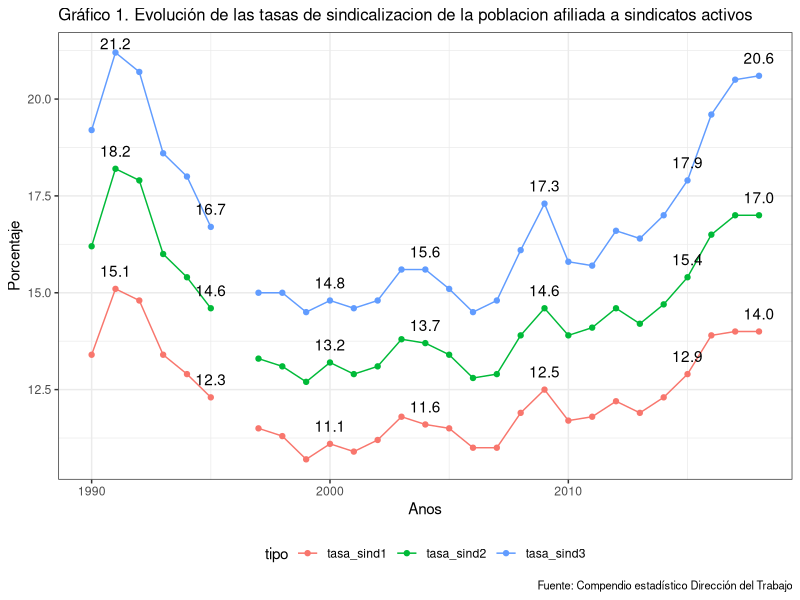

This figure's R source: (Note: this script raises an error after producing the figure.)
library(tidyverse)
library(ggrepel)
library(openxlsx)
library(tibble)


# 1. OOSS -----------------------------------------------------------------



#### Cuadro1. Cantidad de sindicatos activos, poblacion afiliada a sindicatos activos, fuerza de trabajo y tasas de sindicalización, años 1990 a 1999 ####

f0<-c("ano",
      "sindicatos_activos",
      "poblacion_afiliada",
      "ft_ocupada1",
      "tasa_sind1",
      "ft_ocupada2",
      "tasa_sind2",
      "poblacion_afiliada_sind_dep",
      "ft_ocupada3",
      "tasa_sind3")

cuadro1<-rbind(
c(1990 ,NA   ,606812 ,4525530 ,13.4, 3745599, 16.2, 515825 ,2692459, 19.2),
c(1991 ,7707 ,701355 ,4630670 ,15.1, 3862016, 18.2, 586716 ,2765416, 21.2),
c(1992 ,8323 ,724065 ,4877430 ,14.8, 4054999, 17.9, 602435 ,2909679, 20.7),
c(1993 ,7974 ,684361 ,5109290 ,13.4, 4280082, 16.0, 569066 ,3067602, 18.6),
c(1994 ,7891 ,661966 ,5122760 ,12.9, 4305265, 15.4, 547862 ,3038135, 18.0),
c(1995 ,7505 ,637570 ,5174410 ,12.3, 4364825, 14.6, 518094 ,3100665, 16.7),
c(1996 ,NA   , NA     ,5298680 ,NA   ,4525632 ,NA   ,NA      ,3243452,  NA),
c(1997 ,7446 ,617761 ,5380190 ,11.5, 4643794, 13.3, 501386 ,3350654, 15.0),
c(1998 ,7439 ,611535 ,5432350 ,11.3, 4657376, 13.1, 489957 ,3276276, 15.0),
c(1999 ,7057 ,579996 ,5404480 ,10.7, 4552804, 12.7, 463071 ,3192874, 14.5),
c(2000, 7659, 595495, 5381460, 11.1, 4528339, 13.2, 467835, 3170319, 14.8),
c(2001, 7410, 599610, 5479390, 10.9, 4631937, 12.9, 466138, 3187987, 14.6),
c(2002, 8149, 618930, 5531260, 11.2, 4723018, 13.1, 481749, 3253178, 14.8),
c(2003, 8967, 669507, 5675130, 11.8, 4849564, 13.8, 519687, 3326674, 15.6),
c(2004, 9416, 680351, 5862900, 11.6, 4979719, 13.7, 533175, 3423609, 15.6),
c(2005, 9148, 676368, 5904999, 11.5, 5054172, 13.4, 539326, 3581293, 15.1),
c(2006, 9424, 703706, 6410982, 11.0, 5477846, 12.8, 568856, 3933474, 14.5),
c(2007, 9365, 724606, 6567241, 11.0, 5622264, 12.9, 607190, 4099492, 14.8),
c(2008, 9340, 801251, 6740408, 11.9, 5782781, 13.9, 685763, 4251018, 16.1),
c(2009, 9776, 837055, 6710990, 12.5, 5747152, 14.6, 712814, 4131857, 17.3),
c(2010, 9871  ,858571,  7353835, 11.7, 6172536, 13.9, 734495  ,4646299, 15.8),
c(2011 ,10310 ,892365,  7564346, 11.8, 6348945, 14.1, 765138  ,4863073, 15.7),
c(2012 ,10585 ,940603,  7699431, 12.2, 6441986, 14.6, 821041  ,4960005, 16.6),
c(2013 ,10634 ,940222,  7904048, 11.9, 6600648, 14.2, 823722  ,5024782, 16.4),
c(2014 ,11162 ,985770,  8013717, 12.3, 6686276, 14.7, 859093  ,5061592, 17.0),
c(2015 ,11433 ,1048234, 8136356, 12.9, 6815314, 15.4, 919315  ,5133964, 17.9),
c(2016 ,11653 ,1139955 ,8216865 ,13.9 ,6901108 ,16.5 ,1009255 ,5142873, 19.6),
c(2017 ,11916 ,1179445 ,8406527 ,14.0 ,6930930 ,17.0 ,1043865 ,5099920, 20.5),
c(2018 ,11920 ,1174346 ,8414056 ,14.0 ,6927523 ,17.0 ,1045300 ,5068372, 20.6)
)

cuadro1<-cuadro1 %>% as.data.frame()
names(cuadro1)<-f0
cuadro1


# Grafico 1
cuadro1 %>% select(ano,tasa_sind1,tasa_sind2,tasa_sind3) %>% 
  gather(tipo,tasa,-ano) %>% mutate(tasa=as.numeric(tasa)) %>% 
  ggplot(aes(x=ano,y=tasa,color=tipo)) + geom_line() + geom_point() + theme_bw() + 
  labs(title = "Gráfico 1. Evolución de las tasas de sindicalizacion de la poblacion afiliada a sindicatos activos",
       x="Anos",
       y = "Porcentaje",
       caption = "Fuente: Compendio estadístico Dirección del Trabajo") + 
  theme(legend.position = "bottom",plot.title = element_text(size=12),
        plot.subtitle = element_text(size=10),
        plot.caption = element_text(size=8)) + 
  geom_text_repel(aes(label=ifelse(ano%in%c(1991,1995,2000,2004,2009,2015,2018),format(round(tasa,1)),"")), vjust=-1,colour="black") + 
  

ggsave(
  plot = last_plot(),
  filename = "Output/Graficos/1. OOSS/grafico1.Evolucion de las tasas de sindicalizacion de la poblacion afiliada a sindicatos activos.png",
  device = "png",
  dpi = "retina",
  units = "cm",
  width = 33,
  height = 17
)


#### Cuadro 2. Cantidad de trabajadores afiliados a sindicatos activos, fuerza de trabajo ocupada, y tasa de sindicalización, según sexo ####

cuadro2<-rbind(
c(2002, 497272, 121658, 618930 , 3241454, 1481566, 4723020, 15.3, 8.2  ,13.1),
c(2003, 531238, 138269, 669507 , 3298663, 1550891, 4849554, 16.1, 8.9  ,13.8),
c(2004, 522271, 158080, 680351 , 3335792, 1643938, 4979730, 15.7, 9.6  ,13.7),
c(2005, 515114, 161254, 676368 , 3376302, 1677870, 5054172, 15.3, 9.6  ,13.4),
c(2006, 532661, 171045, 703706 , 3627100, 1850746, 5477846, 14.7, 9.2  ,12.8),
c(2007, 537651, 186955, 724606 , 3683805, 1938459, 5622264, 14.6, 9.6  ,12.9),
c(2008, 562172, 239079, 801251 , 3738207, 2044574, 5782781, 15.0, 11.7 ,13.9),
c(2009, 580795, 256260, 837055 , 3661636, 2085516, 5747152, 15.9, 12.3 ,14.6),
c(2010, 585384, 273187, 858571 , 3822903, 2349633, 6172536, 15.3, 11.6 ,13.9),
c(2011, 593203, 299162, 892365 , 3883465, 2465480, 6348945, 15.3, 12.1 ,14.1),
c(2012, 618610, 321993, 940603 , 3930414, 2511571, 6441986, 15.7, 12.8 ,14.6),
c(2013, 610485, 329737, 940222 , 4005377, 2595271, 6600648, 15.2, 12.7 ,14.2),
c(2014, 630512, 355258, 985770 , 4035930, 2650346, 6686276, 15.6, 13.4 ,14.7),
c(2015, 646093, 402141, 1048234, 4081413, 2733898, 6815311, 15.8, 14.7 ,15.4),
c(2016, 683516, 455528, 1139044, 4153796, 2747312, 6901108, 16.5, 16.6 ,16.5),
c(2017, 691381, 488064, 1179445, 4157795, 2773138, 6930933, 16.6, 17.6 ,17.0),
c(2018, 681399, 492947, 1174346, 4149084, 2778439, 6927523, 16.4, 17.7 ,17.0)
) %>% as.data.frame()

names(cuadro2)<-c("ano","afiliados_hombres","afiliados_mujeres","afiliados_total",
                  "ft_hombres","ft_mujeres","ft_total","ft_hombres", "ft_mujeres","ft_total")


#### Cuadro 3. Cantidad de sindicatos activos a nivel nacional, por rama de actividad económica ####

# CIIU rev 2 1991-2010
cuadro3_1<-cbind(
read.xlsx("Input/Ilovepdf/1. OOSS.xlsx",sheet = 5,rows=c(1:12),cols=c(1:8),na.strings = "**"),
read.xlsx("Input/Ilovepdf/1. OOSS.xlsx",sheet = 6,rows=c(1:12),cols=c(2:8),na.strings = "**"),
read.xlsx("Input/Ilovepdf/1. OOSS.xlsx",sheet = 7,rows=c(2:13),cols=c(2:8),na.strings = "**")
)

# CIIU rev 3 2011-2017
cuadro3_2<-read.xlsx("Input/Ilovepdf/1. OOSS.xlsx",sheet = 8,rows=c(2:21),cols=c(1:8),na.strings = "**")

# CIIU rev 4 2018
cuadro3_3<-read.xlsx("Input/Ilovepdf/1. OOSS.xlsx",sheet = 9,rows=c(2:25),cols=c(1:2),na.strings = "**")


cuadro3_2_r<-cuadro3_2 %>% add_row(Rama.Actividad.Económica="Agricultura  y  pesca",
                      `2011`=sum(.$`2011`[1]+.$`2011`[2]),
                      `2012`=sum(.$`2012`[1]+.$`2012`[2]),
                      `2013`=sum(.$`2013`[1]+.$`2013`[2]),
                      `2014`=sum(.$`2014`[1]+.$`2014`[2]),
                      `2015`=sum(.$`2015`[1]+.$`2015`[2]),
                      `2016`=sum(.$`2016`[1]+.$`2016`[2]),
                      `2017`=sum(.$`2017`[1]+.$`2017`[2])) %>% 
  
              add_row(Rama.Actividad.Económica="Minería",
                      `2011`=sum(.$`2011`[3]),
                      `2012`=sum(.$`2012`[3]),
                      `2013`=sum(.$`2013`[3]),
                      `2014`=sum(.$`2014`[3]),
                      `2015`=sum(.$`2015`[3]),
                      `2016`=sum(.$`2016`[3]),
                      `2017`=sum(.$`2017`[3])) %>%
  
              add_row(Rama.Actividad.Económica="Industria",
                      `2011`=sum(.$`2011`[4]),
                      `2012`=sum(.$`2012`[4]),
                      `2013`=sum(.$`2013`[4]),
                      `2014`=sum(.$`2014`[4]),
                      `2015`=sum(.$`2015`[4]),
                      `2016`=sum(.$`2016`[4]),
                      `2017`=sum(.$`2017`[4])) %>%
  
              add_row(Rama.Actividad.Económica="Electricidad,  gas  y  agua",
                      `2011`=sum(.$`2011`[5]),
                      `2012`=sum(.$`2012`[5]),
                      `2013`=sum(.$`2013`[5]),
                      `2014`=sum(.$`2014`[5]),
                      `2015`=sum(.$`2015`[5]),
                      `2016`=sum(.$`2016`[5]),
                      `2017`=sum(.$`2017`[5])) %>%
  
              add_row(Rama.Actividad.Económica="Construcción",
                      `2011`=sum(.$`2011`[6]),
                      `2012`=sum(.$`2012`[6]),
                      `2013`=sum(.$`2013`[6]),
                      `2014`=sum(.$`2014`[6]),
                      `2015`=sum(.$`2015`[6]),
                      `2016`=sum(.$`2016`[6]),
                      `2017`=sum(.$`2017`[6])) %>%
  
              add_row(Rama.Actividad.Económica="Comercio",
                      `2011`=sum(.$`2011`[7]+.$`2011`[8]),
                      `2012`=sum(.$`2012`[7]+.$`2012`[8]),
                      `2013`=sum(.$`2013`[7]+.$`2013`[8]),
                      `2014`=sum(.$`2014`[7]+.$`2014`[8]),
                      `2015`=sum(.$`2015`[7]+.$`2015`[8]),
                      `2016`=sum(.$`2016`[7]+.$`2016`[8]),
                      `2017`=sum(.$`2017`[7]+.$`2017`[8])) %>%
  
              add_row(Rama.Actividad.Económica="Transporte  y  comunicaciones",
                      `2011`=sum(.$`2011`[9]),
                      `2012`=sum(.$`2012`[9]),
                      `2013`=sum(.$`2013`[9]),
                      `2014`=sum(.$`2014`[9]),
                      `2015`=sum(.$`2015`[9]),
                      `2016`=sum(.$`2016`[9]),
                      `2017`=sum(.$`2017`[9])) %>%
  
              add_row(Rama.Actividad.Económica="Establecimientos  ftnancieros",
                      `2011`=sum(.$`2011`[10]+.$`2011`[11]),
                      `2012`=sum(.$`2012`[10]+.$`2012`[11]),
                      `2013`=sum(.$`2013`[10]+.$`2013`[11]),
                      `2014`=sum(.$`2014`[10]+.$`2014`[11]),
                      `2015`=sum(.$`2015`[10]+.$`2015`[11]),
                      `2016`=sum(.$`2016`[10]+.$`2016`[11]),
                      `2017`=sum(.$`2017`[10]+.$`2017`[11])) %>%
  
              add_row(Rama.Actividad.Económica="Servicios",
                      `2011`=sum(.$`2011`[12]+.$`2011`[13]+.$`2011`[14]+.$`2011`[15]+.$`2011`[16]+.$`2011`[17]),
                      `2012`=sum(.$`2012`[12]+.$`2012`[13]+.$`2012`[14]+.$`2012`[15]+.$`2012`[16]+.$`2012`[17]),
                      `2013`=sum(.$`2013`[12]+.$`2013`[13]+.$`2013`[14]+.$`2013`[15]+.$`2013`[16]+.$`2013`[17]),
                      `2014`=sum(.$`2014`[12]+.$`2014`[13]+.$`2014`[14]+.$`2014`[15]+.$`2014`[16]+.$`2014`[17]),
                      `2015`=sum(.$`2015`[12]+.$`2015`[13]+.$`2015`[14]+.$`2015`[15]+.$`2015`[16]+.$`2015`[17]),
                      `2016`=sum(.$`2016`[12]+.$`2016`[13]+.$`2016`[14]+.$`2016`[15]+.$`2016`[16]+.$`2016`[17]),
                      `2017`=sum(.$`2017`[12]+.$`2017`[13]+.$`2017`[14]+.$`2017`[15]+.$`2017`[16]+.$`2017`[17])) %>%
  
              add_row(Rama.Actividad.Económica="Actividades  no  especiftcadas",
                      `2011`=sum(.$`2011`[18]),
                      `2012`=sum(.$`2012`[18]),
                      `2013`=sum(.$`2013`[18]),
                      `2014`=sum(.$`2014`[18]),
                      `2015`=sum(.$`2015`[18]),
                      `2016`=sum(.$`2016`[18]),
                      `2017`=sum(.$`2017`[18]))


cuadro3_3_r<-cuadro3_3 %>% add_row(Rama.Actividad.Económica="Agricultura  y  pesca",
                                   `2018`=sum(.$`2018`[1])) %>% 
  
  add_row(Rama.Actividad.Económica="Minería",
          `2018`=sum(.$`2018`[2])) %>%
  
  add_row(Rama.Actividad.Económica="Industria",
          `2018`=sum(.$`2018`[3])) %>%
  
  add_row(Rama.Actividad.Económica="Electricidad,  gas  y  agua",
          `2018`=sum(.$`2018`[4]+.$`2018`[5])) %>%
  
  add_row(Rama.Actividad.Económica="Construcción",
          `2018`=sum(.$`2018`[6])) %>%
  
  add_row(Rama.Actividad.Económica="Comercio",
          `2018`=sum(.$`2018`[7]+.$`2018`[9])) %>%
  
  add_row(Rama.Actividad.Económica="Transporte  y  comunicaciones",
          `2018`=sum(.$`2018`[8]+.$`2018`[10])) %>%
  
  add_row(Rama.Actividad.Económica="Establecimientos  ftnancieros",
          `2018`=sum(.$`2018`[11]+.$`2018`[12])) %>%
  
  add_row(Rama.Actividad.Económica="Servicios",
          `2018`=sum(.$`2018`[13]+.$`2018`[14]+.$`2018`[15]+.$`2018`[16]+.$`2018`[17]+.$`2018`[18]+.$`2018`[19]+.$`2018`[20]+.$`2018`[21])) %>%
  
  add_row(Rama.Actividad.Económica="Actividades  no  especiftcadas",
          `2018`=sum(.$`2018`[22]))

  
cuadro3<-merge(cuadro3_1,cuadro3_2_r,by="Rama.Actividad.Económica",all.x = TRUE)
cuadro3<-merge(cuadro3,cuadro3_3_r,by="Rama.Actividad.Económica",all.x = TRUE)

cuadro3<-unique( cuadro3 )
cuadro3<-cuadro3[-3,]

# Grafico 3
cuadro3 %>% filter(Rama.Actividad.Económica!="Total") %>% 
  gather(ano,sindicatos,-Rama.Actividad.Económica) %>% mutate(tasa=as.numeric(sindicatos),
                                                              ano=as.numeric(ano)) %>% 
  ggplot(aes(x=ano,y=sindicatos,color=Rama.Actividad.Económica)) + geom_line() + geom_point() + theme_bw() + 
  labs(title = "Gráfico 3. Cantidad de sindicatos activos a nivel nacional, por rama de actividad económica",
       x="Anos",
       y = "Sindicatos activos",
       caption = "Fuente: Compendio estadístico Dirección del Trabajo") + 
  theme(legend.position = "bottom",plot.title = element_text(size=12),
        plot.subtitle = element_text(size=10),
        plot.caption = element_text(size=8)) + scale_y_continuous(labels=function(x) format(x, big.mark = ".", scientific = FALSE))+
  scale_x_continuous(limits = c(1990, 2018),breaks = c(1990,2000,2010,2018))

ggsave(
  plot = last_plot(),
  filename = "Output/Graficos/1. OOSS/grafico3.Cantidad de sindicatos activos a nivel nacional, por rama de actividad económica.png",
  device = "png",
  dpi = "retina",
  units = "cm",
  width = 33,
  height = 17
)


#### Cuadro 3 solo 2018 (ramas desagregadas)

cuadro3_3 %>% filter(Rama.Actividad.Económica!="Total") %>% 
  ggplot(aes(x=as.factor(reorder(Rama.Actividad.Económica,`2018`)),y=`2018`))+
  geom_bar(stat="identity", fill="#3399FF", colour="black", width=0.8) + 
  scale_y_continuous(labels=function(x) format(x, big.mark = ".", scientific = FALSE)) +
  theme_bw() +  coord_flip() + 
  geom_text(aes(label = format(`2018`, big.mark = ".", scientific = FALSE)), hjust=-0.5, colour = "black", size=3.0) +
  labs(title="Cantidad de sindicatos activos a nivel nacional, por rama de actividad económica en 2018",
       x="Ramas de actividad económica", 
       y = "Sindicatos")



#### Cuadro 4. y 5. Cantidad de afiliados ####

## 1990 a 2001
cuadro4_1<-cbind(
  read.xlsx("Input/Ilovepdf/1. OOSS.xlsx",sheet = 10,rows=c(1:12),cols=c(1:7),na.strings = "**"),
  read.xlsx("Input/Ilovepdf/1. OOSS.xlsx",sheet = 11,rows=c(2:13),cols=c(2:7),na.strings = "**")
)

## 2002 a 2010

a<-read.xlsx("Input/Ilovepdf/1. OOSS.xlsx",sheet = 12,rows=c(4:14),cols=c(1:10),na.strings = "**",colNames = FALSE)
b<-read.xlsx("Input/Ilovepdf/1. OOSS.xlsx",sheet = 13,rows=c(3:13),cols=c(2:10),na.strings = "**",colNames = FALSE)
c<-read.xlsx("Input/Ilovepdf/1. OOSS.xlsx",sheet = 14,rows=c(3:13),cols=c(2:10),na.strings = "**",colNames = FALSE)
names(a)<-c("Rama.Actividad.Económica","h2","m2","t2","h3","m3","t3","h4","m4","t4")
names(b)<-c("h5","m5","t5","h6","m6","t6","h7","m7","t7")
names(c)<-c("h8","m8","t8","h9","m9","t9","h10","m10","t10")
cuadro4_2_sexo<-cbind(a,b,c)

cuadro4_2<-cuadro4_2_sexo %>% select(1,4,7,10,13,16,19,22,25,28)

## 2011 a 2017
cuadro4_3_sexo<-cbind(
read.xlsx("Input/Ilovepdf/1. OOSS.xlsx",sheet = 15,rows=c(4:22),cols=c(1:7),na.strings = "**",colNames = FALSE),
read.xlsx("Input/Ilovepdf/1. OOSS.xlsx",sheet = 16,rows=c(4:22),cols=c(2:7),na.strings = "**",colNames = FALSE),
read.xlsx("Input/Ilovepdf/1. OOSS.xlsx",sheet = 17,rows=c(4:22),cols=c(2:7),na.strings = "**",colNames = FALSE),
read.xlsx("Input/Ilovepdf/1. OOSS.xlsx",sheet = 18,rows=c(4:22),cols=c(2:4),na.strings = "**",colNames = FALSE)
)

names(cuadro4_3_sexo)<-c("Rama.Actividad.Económica","h11","m11","t11","h12","m12","t12","h13","m13","t13","h14","m14","t14",
                               "h15","m15","t15","h16","m16","t16","h17","m17","t17")

cuadro4_3<-cuadro4_3_sexo %>% select(1,4,7,10,13,16,19,22)


## 2018
cuadro4_4_sexo<-read.xlsx("Input/Ilovepdf/1. OOSS.xlsx",sheet = 19,rows=c(3:26),cols=c(1:4),na.strings = "**")
names(cuadro4_4_sexo)<-c("Rama.Actividad.Económica","h18","m18","t18")
cuadro4_4<-cuadro4_4_sexo %>% select(1,4)

## A. Primero sin sexo

cuadro4_1
cuadro4_2
colnames(cuadro4_2)<-c("Rama.Actividad.Económica",2002,2003,2004,2005,2006,2007,2008,2009,2010)

colnames(cuadro4_3)<-c("Rama.Actividad.Económica",2011,2012,2013,2014,2015,2016,2017)

cuadro4_3<-cuadro4_3 %>% add_row(Rama.Actividad.Económica="Agricultura  y  pesca",
                                   `2011`=sum(.$`2011`[1]+.$`2011`[2]),
                                   `2012`=sum(.$`2012`[1]+.$`2012`[2]),
                                   `2013`=sum(.$`2013`[1]+.$`2013`[2]),
                                   `2014`=sum(.$`2014`[1]+.$`2014`[2]),
                                   `2015`=sum(.$`2015`[1]+.$`2015`[2]),
                                   `2016`=sum(.$`2016`[1]+.$`2016`[2]),
                                   `2017`=sum(.$`2017`[1]+.$`2017`[2])) %>% 
  
  add_row(Rama.Actividad.Económica="Minería",
          `2011`=sum(.$`2011`[3]),
          `2012`=sum(.$`2012`[3]),
          `2013`=sum(.$`2013`[3]),
          `2014`=sum(.$`2014`[3]),
          `2015`=sum(.$`2015`[3]),
          `2016`=sum(.$`2016`[3]),
          `2017`=sum(.$`2017`[3])) %>%
  
  add_row(Rama.Actividad.Económica="Industria",
          `2011`=sum(.$`2011`[4]),
          `2012`=sum(.$`2012`[4]),
          `2013`=sum(.$`2013`[4]),
          `2014`=sum(.$`2014`[4]),
          `2015`=sum(.$`2015`[4]),
          `2016`=sum(.$`2016`[4]),
          `2017`=sum(.$`2017`[4])) %>%
  
  add_row(Rama.Actividad.Económica="Electricidad,  gas  y  agua",
          `2011`=sum(.$`2011`[5]),
          `2012`=sum(.$`2012`[5]),
          `2013`=sum(.$`2013`[5]),
          `2014`=sum(.$`2014`[5]),
          `2015`=sum(.$`2015`[5]),
          `2016`=sum(.$`2016`[5]),
          `2017`=sum(.$`2017`[5])) %>%
  
  add_row(Rama.Actividad.Económica="Construcción",
          `2011`=sum(.$`2011`[6]),
          `2012`=sum(.$`2012`[6]),
          `2013`=sum(.$`2013`[6]),
          `2014`=sum(.$`2014`[6]),
          `2015`=sum(.$`2015`[6]),
          `2016`=sum(.$`2016`[6]),
          `2017`=sum(.$`2017`[6])) %>%
  
  add_row(Rama.Actividad.Económica="Comercio",
          `2011`=sum(.$`2011`[7]+.$`2011`[8]),
          `2012`=sum(.$`2012`[7]+.$`2012`[8]),
          `2013`=sum(.$`2013`[7]+.$`2013`[8]),
          `2014`=sum(.$`2014`[7]+.$`2014`[8]),
          `2015`=sum(.$`2015`[7]+.$`2015`[8]),
          `2016`=sum(.$`2016`[7]+.$`2016`[8]),
          `2017`=sum(.$`2017`[7]+.$`2017`[8])) %>%
  
  add_row(Rama.Actividad.Económica="Transporte  y  comunicaciones",
          `2011`=sum(.$`2011`[9]),
          `2012`=sum(.$`2012`[9]),
          `2013`=sum(.$`2013`[9]),
          `2014`=sum(.$`2014`[9]),
          `2015`=sum(.$`2015`[9]),
          `2016`=sum(.$`2016`[9]),
          `2017`=sum(.$`2017`[9])) %>%
  
  add_row(Rama.Actividad.Económica="Establecimientos  ftnancieros",
          `2011`=sum(.$`2011`[10]+.$`2011`[11]),
          `2012`=sum(.$`2012`[10]+.$`2012`[11]),
          `2013`=sum(.$`2013`[10]+.$`2013`[11]),
          `2014`=sum(.$`2014`[10]+.$`2014`[11]),
          `2015`=sum(.$`2015`[10]+.$`2015`[11]),
          `2016`=sum(.$`2016`[10]+.$`2016`[11]),
          `2017`=sum(.$`2017`[10]+.$`2017`[11])) %>%
  
  add_row(Rama.Actividad.Económica="Servicios",
          `2011`=sum(.$`2011`[12]+.$`2011`[13]+.$`2011`[14]+.$`2011`[15]+.$`2011`[16]+.$`2011`[17]),
          `2012`=sum(.$`2012`[12]+.$`2012`[13]+.$`2012`[14]+.$`2012`[15]+.$`2012`[16]+.$`2012`[17]),
          `2013`=sum(.$`2013`[12]+.$`2013`[13]+.$`2013`[14]+.$`2013`[15]+.$`2013`[16]+.$`2013`[17]),
          `2014`=sum(.$`2014`[12]+.$`2014`[13]+.$`2014`[14]+.$`2014`[15]+.$`2014`[16]+.$`2014`[17]),
          `2015`=sum(.$`2015`[12]+.$`2015`[13]+.$`2015`[14]+.$`2015`[15]+.$`2015`[16]+.$`2015`[17]),
          `2016`=sum(.$`2016`[12]+.$`2016`[13]+.$`2016`[14]+.$`2016`[15]+.$`2016`[16]+.$`2016`[17]),
          `2017`=sum(.$`2017`[12]+.$`2017`[13]+.$`2017`[14]+.$`2017`[15]+.$`2017`[16]+.$`2017`[17])) %>%
  
  add_row(Rama.Actividad.Económica="Actividades  no  especiftcadas",
          `2011`=sum(.$`2011`[18]),
          `2012`=sum(.$`2012`[18]),
          `2013`=sum(.$`2013`[18]),
          `2014`=sum(.$`2014`[18]),
          `2015`=sum(.$`2015`[18]),
          `2016`=sum(.$`2016`[18]),
          `2017`=sum(.$`2017`[18]))



colnames(cuadro4_4)<-c("Rama.Actividad.Económica",2018)

cuadro4_4<-cuadro4_4 %>% add_row(Rama.Actividad.Económica="Agricultura  y  pesca",
                                   `2018`=sum(.$`2018`[1])) %>% 
  
  add_row(Rama.Actividad.Económica="Minería",
          `2018`=sum(.$`2018`[2])) %>%
  
  add_row(Rama.Actividad.Económica="Industria",
          `2018`=sum(.$`2018`[3])) %>%
  
  add_row(Rama.Actividad.Económica="Electricidad,  gas  y  agua",
          `2018`=sum(.$`2018`[4]+.$`2018`[5])) %>%
  
  add_row(Rama.Actividad.Económica="Construcción",
          `2018`=sum(.$`2018`[6])) %>%
  
  add_row(Rama.Actividad.Económica="Comercio",
          `2018`=sum(.$`2018`[7]+.$`2018`[9])) %>%
  
  add_row(Rama.Actividad.Económica="Transporte  y  comunicaciones",
          `2018`=sum(.$`2018`[8]+.$`2018`[10])) %>%
  
  add_row(Rama.Actividad.Económica="Establecimientos  ftnancieros",
          `2018`=sum(.$`2018`[11]+.$`2018`[12])) %>%
  
  add_row(Rama.Actividad.Económica="Servicios",
          `2018`=sum(.$`2018`[13]+.$`2018`[14]+.$`2018`[15]+.$`2018`[16]+.$`2018`[17]+.$`2018`[18]+.$`2018`[19]+.$`2018`[20]+.$`2018`[21])) %>%
  
  add_row(Rama.Actividad.Económica="Actividades  no  especiftcadas",
          `2018`=sum(.$`2018`[22]))

cuadro4<-merge(cuadro4_1,cuadro4_2,by="Rama.Actividad.Económica")

cuadro4<-merge(cuadro4,cuadro4_3,by="Rama.Actividad.Económica",all.x = TRUE)
cuadro4<-merge(cuadro4,cuadro4_4,by="Rama.Actividad.Económica",all.x = TRUE)

cuadro4<-unique( cuadro4 )
cuadro4<-cuadro4[-3,]

cuadro4 %>% filter(Rama.Actividad.Económica!="Total") %>% 
  gather(ano,afiliados,-Rama.Actividad.Económica) %>% mutate(tasa=as.numeric(afiliados),
                                                              ano=as.numeric(ano)) %>% 
  ggplot(aes(x=ano,y=afiliados,color=Rama.Actividad.Económica)) + geom_line() + geom_point() + theme_bw() + 
  labs(title = "Gráfico 4. Cantidad de afiliados activos a nivel nacional, por rama de actividad económica",
       x="Anos",
       y = "Trabajadores sindicalizados",
       caption = "Fuente: Compendio estadístico Dirección del Trabajo") + 
  theme(legend.position = "bottom",plot.title = element_text(size=12),
        plot.subtitle = element_text(size=10),
        plot.caption = element_text(size=8)) + scale_y_continuous(labels=function(x) format(x, big.mark = ".", scientific = FALSE))+
  scale_x_continuous(limits = c(1990, 2018),breaks = c(1990,2000,2010,2018))



ggsave(
  plot = last_plot(),
  filename = "Output/Graficos/1. OOSS/grafico4.Cantidad de afiliados a nivel nacional, por rama de actividad económica.png",
  device = "png",
  dpi = "retina",
  units = "cm",
  width = 33,
  height = 17
)


## B. Con sexo (cuadro 5) (solo desde 2002)

# hombres
cuadro4_2<-cuadro4_2_sexo %>% select(1,4-2,7-2,10-2,13-2,16-2,19-2,22-2,25-2,28-2)
cuadro4_3<-cuadro4_3_sexo %>% select(1,4-2,7-2,10-2,13-2,16-2,19-2,22-2)
cuadro4_4<-cuadro4_4_sexo %>% select(1,4-2)

colnames(cuadro4_2)<-c("Rama.Actividad.Económica",2002,2003,2004,2005,2006,2007,2008,2009,2010)

colnames(cuadro4_3)<-c("Rama.Actividad.Económica",2011,2012,2013,2014,2015,2016,2017)

cuadro4_3<-cuadro4_3 %>% add_row(Rama.Actividad.Económica="Agricultura  y  pesca",
                                 `2011`=sum(.$`2011`[1]+.$`2011`[2]),
                                 `2012`=sum(.$`2012`[1]+.$`2012`[2]),
                                 `2013`=sum(.$`2013`[1]+.$`2013`[2]),
                                 `2014`=sum(.$`2014`[1]+.$`2014`[2]),
                                 `2015`=sum(.$`2015`[1]+.$`2015`[2]),
                                 `2016`=sum(.$`2016`[1]+.$`2016`[2]),
                                 `2017`=sum(.$`2017`[1]+.$`2017`[2])) %>% 
  
  add_row(Rama.Actividad.Económica="Minería",
          `2011`=sum(.$`2011`[3]),
          `2012`=sum(.$`2012`[3]),
          `2013`=sum(.$`2013`[3]),
          `2014`=sum(.$`2014`[3]),
          `2015`=sum(.$`2015`[3]),
          `2016`=sum(.$`2016`[3]),
          `2017`=sum(.$`2017`[3])) %>%
  
  add_row(Rama.Actividad.Económica="Industria",
          `2011`=sum(.$`2011`[4]),
          `2012`=sum(.$`2012`[4]),
          `2013`=sum(.$`2013`[4]),
          `2014`=sum(.$`2014`[4]),
          `2015`=sum(.$`2015`[4]),
          `2016`=sum(.$`2016`[4]),
          `2017`=sum(.$`2017`[4])) %>%
  
  add_row(Rama.Actividad.Económica="Electricidad,  gas  y  agua",
          `2011`=sum(.$`2011`[5]),
          `2012`=sum(.$`2012`[5]),
          `2013`=sum(.$`2013`[5]),
          `2014`=sum(.$`2014`[5]),
          `2015`=sum(.$`2015`[5]),
          `2016`=sum(.$`2016`[5]),
          `2017`=sum(.$`2017`[5])) %>%
  
  add_row(Rama.Actividad.Económica="Construcción",
          `2011`=sum(.$`2011`[6]),
          `2012`=sum(.$`2012`[6]),
          `2013`=sum(.$`2013`[6]),
          `2014`=sum(.$`2014`[6]),
          `2015`=sum(.$`2015`[6]),
          `2016`=sum(.$`2016`[6]),
          `2017`=sum(.$`2017`[6])) %>%
  
  add_row(Rama.Actividad.Económica="Comercio",
          `2011`=sum(.$`2011`[7]+.$`2011`[8]),
          `2012`=sum(.$`2012`[7]+.$`2012`[8]),
          `2013`=sum(.$`2013`[7]+.$`2013`[8]),
          `2014`=sum(.$`2014`[7]+.$`2014`[8]),
          `2015`=sum(.$`2015`[7]+.$`2015`[8]),
          `2016`=sum(.$`2016`[7]+.$`2016`[8]),
          `2017`=sum(.$`2017`[7]+.$`2017`[8])) %>%
  
  add_row(Rama.Actividad.Económica="Transporte  y  comunicaciones",
          `2011`=sum(.$`2011`[9]),
          `2012`=sum(.$`2012`[9]),
          `2013`=sum(.$`2013`[9]),
          `2014`=sum(.$`2014`[9]),
          `2015`=sum(.$`2015`[9]),
          `2016`=sum(.$`2016`[9]),
          `2017`=sum(.$`2017`[9])) %>%
  
  add_row(Rama.Actividad.Económica="Establecimientos  ftnancieros",
          `2011`=sum(.$`2011`[10]+.$`2011`[11]),
          `2012`=sum(.$`2012`[10]+.$`2012`[11]),
          `2013`=sum(.$`2013`[10]+.$`2013`[11]),
          `2014`=sum(.$`2014`[10]+.$`2014`[11]),
          `2015`=sum(.$`2015`[10]+.$`2015`[11]),
          `2016`=sum(.$`2016`[10]+.$`2016`[11]),
          `2017`=sum(.$`2017`[10]+.$`2017`[11])) %>%
  
  add_row(Rama.Actividad.Económica="Servicios",
          `2011`=sum(.$`2011`[12]+.$`2011`[13]+.$`2011`[14]+.$`2011`[15]+.$`2011`[16]+.$`2011`[17]),
          `2012`=sum(.$`2012`[12]+.$`2012`[13]+.$`2012`[14]+.$`2012`[15]+.$`2012`[16]+.$`2012`[17]),
          `2013`=sum(.$`2013`[12]+.$`2013`[13]+.$`2013`[14]+.$`2013`[15]+.$`2013`[16]+.$`2013`[17]),
          `2014`=sum(.$`2014`[12]+.$`2014`[13]+.$`2014`[14]+.$`2014`[15]+.$`2014`[16]+.$`2014`[17]),
          `2015`=sum(.$`2015`[12]+.$`2015`[13]+.$`2015`[14]+.$`2015`[15]+.$`2015`[16]+.$`2015`[17]),
          `2016`=sum(.$`2016`[12]+.$`2016`[13]+.$`2016`[14]+.$`2016`[15]+.$`2016`[16]+.$`2016`[17]),
          `2017`=sum(.$`2017`[12]+.$`2017`[13]+.$`2017`[14]+.$`2017`[15]+.$`2017`[16]+.$`2017`[17])) %>%
  
  add_row(Rama.Actividad.Económica="Actividades  no  especiftcadas",
          `2011`=sum(.$`2011`[18]),
          `2012`=sum(.$`2012`[18]),
          `2013`=sum(.$`2013`[18]),
          `2014`=sum(.$`2014`[18]),
          `2015`=sum(.$`2015`[18]),
          `2016`=sum(.$`2016`[18]),
          `2017`=sum(.$`2017`[18]))

colnames(cuadro4_4)<-c("Rama.Actividad.Económica",2018)

cuadro4_4<-cuadro4_4 %>% add_row(Rama.Actividad.Económica="Agricultura  y  pesca",
                                 `2018`=sum(.$`2018`[1])) %>% 
  
  add_row(Rama.Actividad.Económica="Minería",
          `2018`=sum(.$`2018`[2])) %>%
  
  add_row(Rama.Actividad.Económica="Industria",
          `2018`=sum(.$`2018`[3])) %>%
  
  add_row(Rama.Actividad.Económica="Electricidad,  gas  y  agua",
          `2018`=sum(.$`2018`[4]+.$`2018`[5])) %>%
  
  add_row(Rama.Actividad.Económica="Construcción",
          `2018`=sum(.$`2018`[6])) %>%
  
  add_row(Rama.Actividad.Económica="Comercio",
          `2018`=sum(.$`2018`[7]+.$`2018`[9])) %>%
  
  add_row(Rama.Actividad.Económica="Transporte  y  comunicaciones",
          `2018`=sum(.$`2018`[8]+.$`2018`[10])) %>%
  
  add_row(Rama.Actividad.Económica="Establecimientos  ftnancieros",
          `2018`=sum(.$`2018`[11]+.$`2018`[12])) %>%
  
  add_row(Rama.Actividad.Económica="Servicios",
          `2018`=sum(.$`2018`[13]+.$`2018`[14]+.$`2018`[15]+.$`2018`[16]+.$`2018`[17]+.$`2018`[18]+.$`2018`[19]+.$`2018`[20]+.$`2018`[21])) %>%
  
  add_row(Rama.Actividad.Económica="Actividades  no  especiftcadas",
          `2018`=sum(.$`2018`[22]))

cuadro5_hombres<-merge(cuadro4_2,cuadro4_3,by="Rama.Actividad.Económica",all.x = TRUE)
cuadro5_hombres<-merge(cuadro5_hombres,cuadro4_4,by="Rama.Actividad.Económica",all.x = TRUE)

cuadro5_hombres<-unique( cuadro5_hombres )
cuadro5_hombres<-cuadro5_hombres[-3,]


# mujeres
cuadro4_2<-cuadro4_2_sexo %>% select(1,4-1,7-1,10-1,13-1,16-1,19-1,22-1,25-1,28-1)
cuadro4_3<-cuadro4_3_sexo %>% select(1,4-1,7-1,10-1,13-1,16-1,19-1,22-1)
cuadro4_4<-cuadro4_4_sexo %>% select(1,4-1)

colnames(cuadro4_2)<-c("Rama.Actividad.Económica",2002,2003,2004,2005,2006,2007,2008,2009,2010)

colnames(cuadro4_3)<-c("Rama.Actividad.Económica",2011,2012,2013,2014,2015,2016,2017)

cuadro4_3<-cuadro4_3 %>% add_row(Rama.Actividad.Económica="Agricultura  y  pesca",
                                 `2011`=sum(.$`2011`[1]+.$`2011`[2]),
                                 `2012`=sum(.$`2012`[1]+.$`2012`[2]),
                                 `2013`=sum(.$`2013`[1]+.$`2013`[2]),
                                 `2014`=sum(.$`2014`[1]+.$`2014`[2]),
                                 `2015`=sum(.$`2015`[1]+.$`2015`[2]),
                                 `2016`=sum(.$`2016`[1]+.$`2016`[2]),
                                 `2017`=sum(.$`2017`[1]+.$`2017`[2])) %>% 
  
  add_row(Rama.Actividad.Económica="Minería",
          `2011`=sum(.$`2011`[3]),
          `2012`=sum(.$`2012`[3]),
          `2013`=sum(.$`2013`[3]),
          `2014`=sum(.$`2014`[3]),
          `2015`=sum(.$`2015`[3]),
          `2016`=sum(.$`2016`[3]),
          `2017`=sum(.$`2017`[3])) %>%
  
  add_row(Rama.Actividad.Económica="Industria",
          `2011`=sum(.$`2011`[4]),
          `2012`=sum(.$`2012`[4]),
          `2013`=sum(.$`2013`[4]),
          `2014`=sum(.$`2014`[4]),
          `2015`=sum(.$`2015`[4]),
          `2016`=sum(.$`2016`[4]),
          `2017`=sum(.$`2017`[4])) %>%
  
  add_row(Rama.Actividad.Económica="Electricidad,  gas  y  agua",
          `2011`=sum(.$`2011`[5]),
          `2012`=sum(.$`2012`[5]),
          `2013`=sum(.$`2013`[5]),
          `2014`=sum(.$`2014`[5]),
          `2015`=sum(.$`2015`[5]),
          `2016`=sum(.$`2016`[5]),
          `2017`=sum(.$`2017`[5])) %>%
  
  add_row(Rama.Actividad.Económica="Construcción",
          `2011`=sum(.$`2011`[6]),
          `2012`=sum(.$`2012`[6]),
          `2013`=sum(.$`2013`[6]),
          `2014`=sum(.$`2014`[6]),
          `2015`=sum(.$`2015`[6]),
          `2016`=sum(.$`2016`[6]),
          `2017`=sum(.$`2017`[6])) %>%
  
  add_row(Rama.Actividad.Económica="Comercio",
          `2011`=sum(.$`2011`[7]+.$`2011`[8]),
          `2012`=sum(.$`2012`[7]+.$`2012`[8]),
          `2013`=sum(.$`2013`[7]+.$`2013`[8]),
          `2014`=sum(.$`2014`[7]+.$`2014`[8]),
          `2015`=sum(.$`2015`[7]+.$`2015`[8]),
          `2016`=sum(.$`2016`[7]+.$`2016`[8]),
          `2017`=sum(.$`2017`[7]+.$`2017`[8])) %>%
  
  add_row(Rama.Actividad.Económica="Transporte  y  comunicaciones",
          `2011`=sum(.$`2011`[9]),
          `2012`=sum(.$`2012`[9]),
          `2013`=sum(.$`2013`[9]),
          `2014`=sum(.$`2014`[9]),
          `2015`=sum(.$`2015`[9]),
          `2016`=sum(.$`2016`[9]),
          `2017`=sum(.$`2017`[9])) %>%
  
  add_row(Rama.Actividad.Económica="Establecimientos  ftnancieros",
          `2011`=sum(.$`2011`[10]+.$`2011`[11]),
          `2012`=sum(.$`2012`[10]+.$`2012`[11]),
          `2013`=sum(.$`2013`[10]+.$`2013`[11]),
          `2014`=sum(.$`2014`[10]+.$`2014`[11]),
          `2015`=sum(.$`2015`[10]+.$`2015`[11]),
          `2016`=sum(.$`2016`[10]+.$`2016`[11]),
          `2017`=sum(.$`2017`[10]+.$`2017`[11])) %>%
  
  add_row(Rama.Actividad.Económica="Servicios",
          `2011`=sum(.$`2011`[12]+.$`2011`[13]+.$`2011`[14]+.$`2011`[15]+.$`2011`[16]+.$`2011`[17]),
          `2012`=sum(.$`2012`[12]+.$`2012`[13]+.$`2012`[14]+.$`2012`[15]+.$`2012`[16]+.$`2012`[17]),
          `2013`=sum(.$`2013`[12]+.$`2013`[13]+.$`2013`[14]+.$`2013`[15]+.$`2013`[16]+.$`2013`[17]),
          `2014`=sum(.$`2014`[12]+.$`2014`[13]+.$`2014`[14]+.$`2014`[15]+.$`2014`[16]+.$`2014`[17]),
          `2015`=sum(.$`2015`[12]+.$`2015`[13]+.$`2015`[14]+.$`2015`[15]+.$`2015`[16]+.$`2015`[17]),
          `2016`=sum(.$`2016`[12]+.$`2016`[13]+.$`2016`[14]+.$`2016`[15]+.$`2016`[16]+.$`2016`[17]),
          `2017`=sum(.$`2017`[12]+.$`2017`[13]+.$`2017`[14]+.$`2017`[15]+.$`2017`[16]+.$`2017`[17])) %>%
  
  add_row(Rama.Actividad.Económica="Actividades  no  especiftcadas",
          `2011`=sum(.$`2011`[18]),
          `2012`=sum(.$`2012`[18]),
          `2013`=sum(.$`2013`[18]),
          `2014`=sum(.$`2014`[18]),
          `2015`=sum(.$`2015`[18]),
          `2016`=sum(.$`2016`[18]),
          `2017`=sum(.$`2017`[18]))

colnames(cuadro4_4)<-c("Rama.Actividad.Económica",2018)

cuadro4_4<-cuadro4_4 %>% add_row(Rama.Actividad.Económica="Agricultura  y  pesca",
                                 `2018`=sum(.$`2018`[1])) %>% 
  
  add_row(Rama.Actividad.Económica="Minería",
          `2018`=sum(.$`2018`[2])) %>%
  
  add_row(Rama.Actividad.Económica="Industria",
          `2018`=sum(.$`2018`[3])) %>%
  
  add_row(Rama.Actividad.Económica="Electricidad,  gas  y  agua",
          `2018`=sum(.$`2018`[4]+.$`2018`[5])) %>%
  
  add_row(Rama.Actividad.Económica="Construcción",
          `2018`=sum(.$`2018`[6])) %>%
  
  add_row(Rama.Actividad.Económica="Comercio",
          `2018`=sum(.$`2018`[7]+.$`2018`[9])) %>%
  
  add_row(Rama.Actividad.Económica="Transporte  y  comunicaciones",
          `2018`=sum(.$`2018`[8]+.$`2018`[10])) %>%
  
  add_row(Rama.Actividad.Económica="Establecimientos  ftnancieros",
          `2018`=sum(.$`2018`[11]+.$`2018`[12])) %>%
  
  add_row(Rama.Actividad.Económica="Servicios",
          `2018`=sum(.$`2018`[13]+.$`2018`[14]+.$`2018`[15]+.$`2018`[16]+.$`2018`[17]+.$`2018`[18]+.$`2018`[19]+.$`2018`[20]+.$`2018`[21])) %>%
  
  add_row(Rama.Actividad.Económica="Actividades  no  especiftcadas",
          `2018`=sum(.$`2018`[22]))

cuadro5_mujeres<-merge(cuadro4_2,cuadro4_3,by="Rama.Actividad.Económica",all.x = TRUE)
cuadro5_mujeres<-merge(cuadro5_mujeres,cuadro4_4,by="Rama.Actividad.Económica",all.x = TRUE)

cuadro5_mujeres<-unique( cuadro5_mujeres )
cuadro5_mujeres<-cuadro5_mujeres[-3,]

## combinar y crear cuadro 5

cuadro5_hombres<-cuadro5_hombres %>% mutate(sexo="hombres")
cuadro5_mujeres<-cuadro5_mujeres %>% mutate(sexo="mujeres")
cuadro5<-rbind(cuadro5_hombres,cuadro5_mujeres)

cuadro5 %>% filter(Rama.Actividad.Económica!="Total") %>% 
  gather(ano,afiliados,-Rama.Actividad.Económica,-sexo) %>% mutate(afiliados=as.numeric(afiliados),
                                                             ano=as.numeric(ano)) %>% 
  ggplot(aes(x=ano,y=afiliados,color=Rama.Actividad.Económica)) + geom_line() + geom_point() + theme_bw() + facet_wrap(~sexo) + 
  labs(title = "Gráfico 5. Cantidad de afiliados activos a nivel nacional, por rama de actividad económica y sexo",
       x="Anos",
       y = "Trabajadores sindicalizados",
       caption = "Fuente: Compendio estadístico Dirección del Trabajo") + 
  theme(legend.position = "bottom",plot.title = element_text(size=12),
        plot.subtitle = element_text(size=10),
        plot.caption = element_text(size=8)) + scale_y_continuous(labels=function(x) format(x, big.mark = ".", scientific = FALSE))+
  scale_x_continuous(limits = c(2002, 2018),breaks = c(2002,2010,2018))



ggsave(
  plot = last_plot(),
  filename = "Output/Graficos/1. OOSS/grafico5.Cantidad de afiliados a nivel nacional, por rama de actividad económica y sexo.png",
  device = "png",
  dpi = "retina",
  units = "cm",
  width = 33,
  height = 17
)



#### Cuadro 6. Cantidad de sindicatos activos, según tipo de sindicato, años 1991 a 2009 ####






#### Guardar tablas ####
library(writexl)
write_xlsx(cuadro1,"Output/Cuadros/1. OOSS/cuadro1.xlsx", col_names = TRUE,format_headers = TRUE)
write_xlsx(cuadro2,"Output/Cuadros/1. OOSS/cuadro2.xlsx", col_names = TRUE,format_headers = TRUE)
write_xlsx(cuadro3,"Output/Cuadros/1. OOSS/cuadro3.xlsx", col_names = TRUE,format_headers = TRUE)
write_xlsx(cuadro4,"Output/Cuadros/1. OOSS/cuadro4.xlsx", col_names = TRUE,format_headers = TRUE)
write_xlsx(cuadro5,"Output/Cuadros/1. OOSS/cuadro5.xlsx", col_names = TRUE,format_headers = TRUE)

